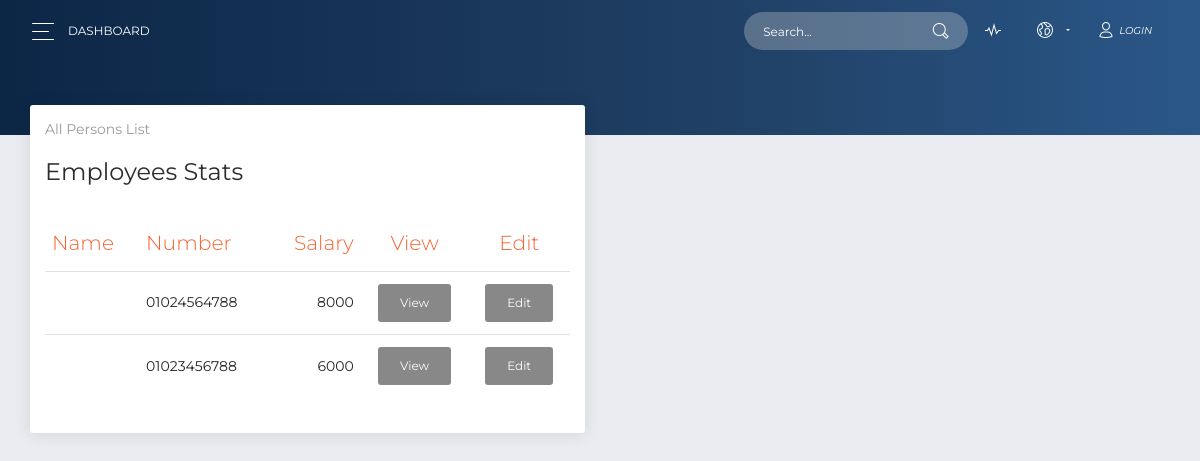
Screenshot of /Frontend/tasks/employees.php with the database file from the repository.
### tables this page shows
CREATE TABLE `user` (
  `ID` int(11) NOT NULL,
  `username` varchar(32) NOT NULL,
  `password` varchar(60) NOT NULL,
  `type` int(11) NOT NULL,
  `emp_ID` int(11) NOT NULL
);

CREATE TABLE `employee` (
  `ID` int(11) NOT NULL,
  `First_Name` varchar(24) NOT NULL,
  `Last_Name` varchar(24) NOT NULL,
  `email` varchar(32) NOT NULL,
  `address` varchar(24) NOT NULL,
  `Dep` varchar(30) NOT NULL,
  `mobile` varchar(24) NOT NULL,
  `DOB` date NOT NULL,
  `degree` varchar(24) NOT NULL,
  `emp_date` date NOT NULL,
  `salary` int(11) NOT NULL,
  `comp_id` int(11) NOT NULL,
  `national_id` varchar(15) NOT NULL
);

### Frontend/tasks/employees.php (the view, shortened to what this page needs)
<?php
$conn= mysqli_connect("localhost","root","","se");
?>
<!DOCTYPE html>
<html lang="en">
<head>
    <link rel="stylesheet" href="https://use.fontawesome.com/releases/v5.7.1/css/all.css"
>
    <link href="../assets/css/bootstrap.min.css" rel="stylesheet" />
    <link href="../assets/css/now-ui-dashboard.css?v=1.5.0" rel="stylesheet" />
    <link href="../assets/demo/demo.css" rel="stylesheet" />
</head>
<body class="">
    <div class="wrapper ">
        <div class="main-panel" id="main-panel">
            <nav class="navbar navbar-expand-lg navbar-transparent  bg-primary  navbar-absolute">
                <div class="container-fluid">
                    <div class="navbar-wrapper">
                        <div class="navbar-toggle">
                            <button type="button" class="navbar-toggler">
                                <span class="navbar-toggler-bar bar1"></span>
                                <span class="navbar-toggler-bar bar2"></span>
                                <span class="navbar-toggler-bar bar3"></span>
                            </button>
                        </div>
                        <a class="navbar-brand" href="#pablo">Dashboard</a>
                    </div>
                    <div class="collapse navbar-collapse justify-content-end" id="navigation">
                        <form>
                            <div class="input-group no-border">
                                <input type="text" value="" class="form-control" placeholder="Search...">
                                <div class="input-group-append">
                                    <div class="input-group-text">
                                        <i class="now-ui-icons ui-1_zoom-bold"></i>
                                    </div>
                                </div>
                            </div>
                        </form>
                        <ul class="navbar-nav">
                            <li class="nav-item">
                                <a class="nav-link" href="#pablo">
                                    <i class="now-ui-icons media-2_sound-wave"></i>
                                </a>
                            </li>
                            <li class="nav-item dropdown">
                                <a class="nav-link dropdown-toggle" id="navbarDropdownMenuLink" data-toggle="dropdown"
                                    aria-haspopup="true" aria-expanded="false">
                                    <i class="now-ui-icons location_world"></i>
                                </a>
                            </li>
                            <li class="nav-item">
                                <a class="nav-link" href="login.html">
                                    <i class="now-ui-icons users_single-02"></i>
                                    <i>Login</i>
                                </a>
                            </li>
                        </ul>
                    </div>
                </div>
            </nav>
            <div class="panel-header panel-header-sm">
            </div>
            <div class="content">
                <div class="row">
                    <div class=" col-md-6">
                        <div class="card">
                            <div class="card-header">
                                <h5 class="card-category">All Persons List</h5>
                                <h4 class="card-title"> Employees Stats</h4>
                            </div>
                            <div class="card-body">
                                <div class="table-responsive">
                                    <table class="table">
                                        <thead class=" text-primary">
                                            <th>
                                                Name
                                            </th>
                                            <th>
                                                Number
                                            </th>
                                            <th class="text-right">
                                                Salary
                                            </th>
                                            <th class="text-center">
                                                View
                                            </th>
                                            <th class="text-center">
                                                Edit
                                            </th>
                                        </thead>
                                        <tbody>
                                        <?php
                                            $q = "SELECT * FROM user  JOIN  employee ON user.emp_ID = employee.ID";
                                            $result = mysqli_query($conn, $q);
                                            if(mysqli_num_rows($result) > 0)
                                            {
                                                while($row = mysqli_fetch_array($result))
                                                {
                                                        $mobile = $row['mobile'];
                                                        $salary = $row['salary'];
                                            ?>
                                            <tr>
                                                <td>
                                                </td>
                                                <td>
                                                    <?php echo $mobile; ?>
                                                </td>
                                                <td class="text-right">
                                                <?php echo $salary; ?>
                                                </td>
                                                <td class="text-center">
                                                    <a class="btn" href="empView.php">View</a>
                                                </td>
                                                <td class="text-center">
                                                    <a class="btn" href="editEmployee.html">Edit</a>
                                                </td>
                                            </tr>
                                        <?php }
                                            }
                                        ?>
                                        </tbody>
                                    </table>
                                </div>
                            </div>
                        </div>
                    </div>
                </div>
            </div>
        </div>
</body>
</html>

### rows the page displays
user: emp_ID.mobile "01024564788", emp_ID.salary "8000"
user: emp_ID.mobile "01023456788", emp_ID.salary "6000"
